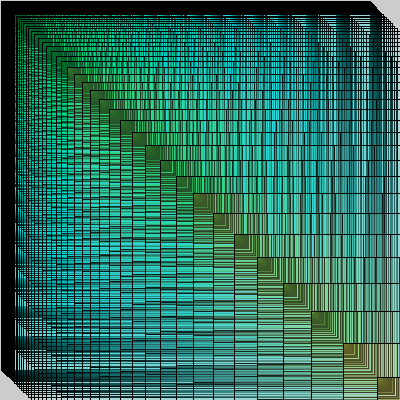
Frame 1 (no input)
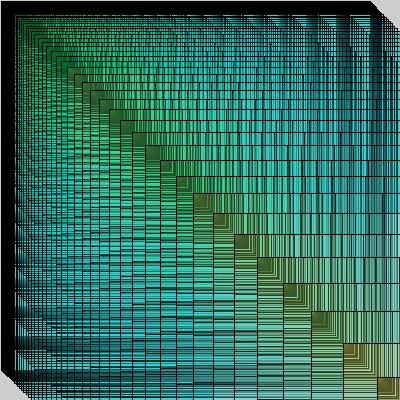
Frame 60 (the mouse pressed at the canvas centre just before this capture)
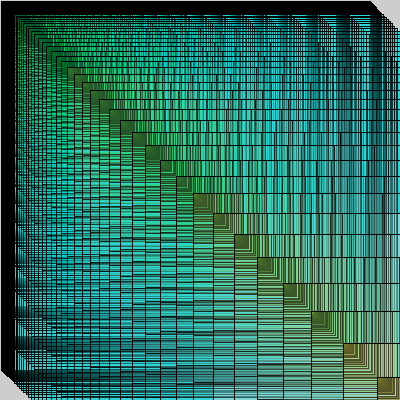
Frame 120 (the mouse held since frame 60 and released just before this capture)

The Processing sketch that drew these frames (run headless with seeded random() and noise(); from frame 60 on, the mouse is pressed at the canvas centre):

// Processing sketch: processing_147093
// ── processing_147093.pde

void setup() {
  size(400, 400);
 
}

void draw() {

  for (float i=1.1;i<width;i=i*1.1) {
    for (float j=1.1;j<height;j=j*1.1) {


      fill(i, i*j, j, 3);
      rect(i*1.5, i*1.5, j, j);

    }
  }
}
